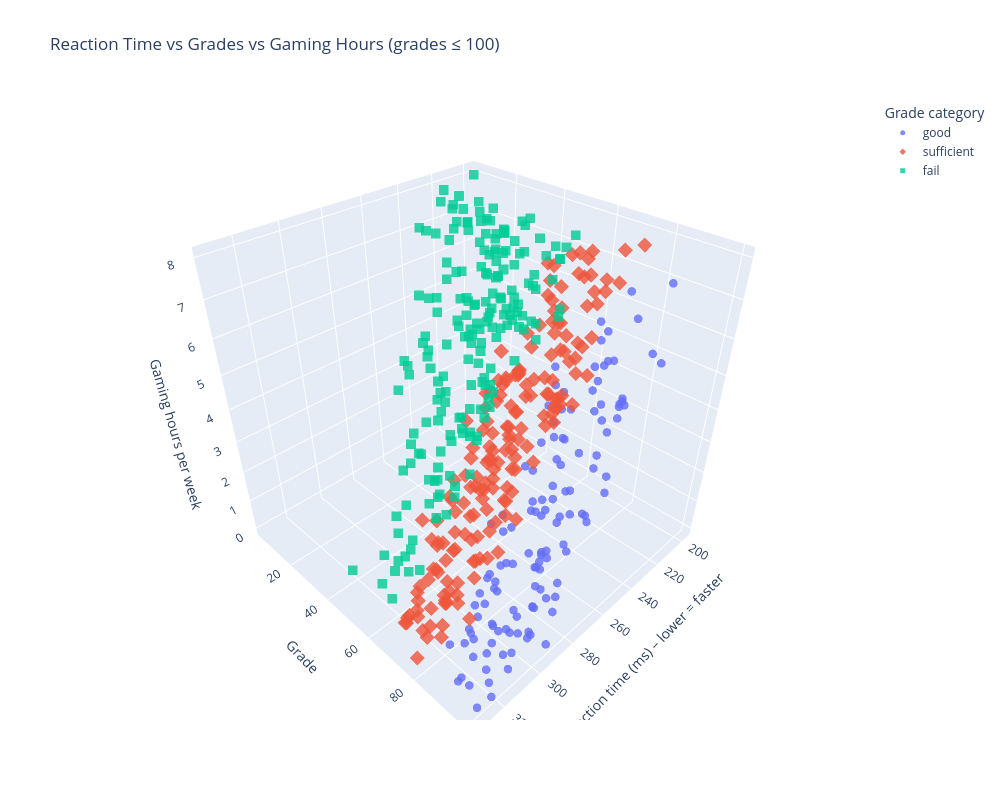

The code cell stored with this chart in its notebook:
### Code cell
# 2. Create grade_category from grades
#   < 60      -> fail
#   60–79     -> sufficient
#   80+       -> good
df["grade_category"] = pd.cut(
    df["grades"],
    bins=[0, 60, 80, float("inf")],
    labels=["fail", "sufficient", "good"],
    right=False
)

# 3. Filter out unrealistic grades > 100
df_filtered = df[df["grades"] <= 100].copy()

# 4. Take a smaller sample if there are many rows (to make the plot clearer)
#    - If more than 500 rows, randomly sample 500
#    - Otherwise, use all filtered rows
if len(df_filtered) > 500:
    df_small = df_filtered.sample(n=500, random_state=0)
else:
    df_small = df_filtered.copy()

# 5. 3D scatter plot: Reaction time vs Grades vs Gaming hours
fig = px.scatter_3d(
    df_small,
    x="reaction_time_ms",
    y="grades",
    z="gaming_hours",
    color="grade_category",      # color by category
    symbol="grade_category",     # different marker symbols per category
    hover_data=[
        "student_id",
        "age",
        "gender",
        "gaming_hours",
        "study_hours",
        "reaction_time_ms",
        "grades",
        "grade_category",
    ],
    title="Reaction Time vs Grades vs Gaming Hours (grades ≤ 100)",
    width=1000,
    height=800,
)

# Make points easier to see
fig.update_traces(marker=dict(size=5, opacity=0.8))

# Improve axis labels and legend
fig.update_layout(
    scene=dict(
        xaxis_title="Reaction time (ms) – lower = faster",
        yaxis_title="Grade",
        zaxis_title="Gaming hours per week",
    ),
    legend_title_text="Grade category"
)

fig.show()

### Figure 1 — Plotly figure (JSON) as saved in the notebook; plotly's stock layout.template omitted (floating-point values rounded to 4 significant figures; data arrays with more than 128 entries replaced by an {"elided": "..."} marker saying what was removed)
{"data": [{"customdata": {"elided": "126x5 mixed values"}, "hovertemplate": "grade_category=%{customdata[4]}<br>reaction_time_ms=%{x}<br>grades=%{y}<br>gaming_hours=%{z}<br>student_id=%{customdata[0]}<br>age=%{customdata[1]}<br>gender=%{customdata[2]}<br>study_hours=%{customdata[3]}<extra></extra>", "legendgroup": "good", "marker": {"color": "#636efa", "opacity": 0.8, "size": 5, "symbol": "circle"}, "mode": "markers", "name": "good", "scene": "scene", "showlegend": true, "type": "scatter3d", "x": [255.5, 269.7, 248.8, 258.2, 304.4, 257.1, 262.1, 258.6, 275.4, 297.7, 263.1, 325.0, 271.8, 293.4, 290.9, 252.5, 314.3, 296.1, 280.6, 263.5, 324.1, 285.4, 256.9, 287.5, 293.8, 278.0, 291.0, 293.1, 221.1, 268.2, 266.6, 248.5, 299.8, 289.9, 310.6, 292.2, 302.1, 309.5, 322.7, 303.3, 318.2, 242.1, 285.0, 266.6, 293.7, 277.0, 314.0, 302.2, 317.1, 251.0, 278.6, 303.6, 257.7, 302.0, 329.5, 304.9, 282.1, 309.2, 244.8, 297.6, 321.8, 273.2, 280.8, 244.1, 261.5, 226.8, 324.9, 245.3, 309.2, 258.6, 253.6, 309.9, 274.4, 271.9, 310.7, 286.7, 289.8, 289.9, 296.3, 305.8, 238.0, 284.3, 331.3, 239.8, 266.6, 300.8, 241.1, 286.7, 268.8, 282.1, 285.4, 244.1, 300.0, 243.8, 267.7, 242.1, 305.9, 299.8, 290.4, 288.4, 304.2, 276.0, 263.8, 312.2, 284.8, 318.4, 297.6, 288.2, 262.2, 257.0, 247.3, 263.3, 302.7, 284.1, 312.7, 274.2, 301.7, 303.4, 231.6, 270.1, 318.6, 233.3, 268.9, 330.2, 279.6, 294.4], "y": [91.9, 97.21, 94.53, 90.97, 84.61, 86.94, 80.76, 81.9, 91.21, 97.49, 80.03, 93.44, 90.6, 94.92, 94.12, 89.98, 87.32, 80.61, 91.27, 99.33, 100.0, 85.15, 89.02, 99.31, 96.94, 87.19, 91.22, 95.3, 83.74, 81.57, 86.21, 93.6, 83.31, 95.45, 91.7, 100.0, 88.46, 100.0, 100.0, 84.67, 97.05, 87.45, 92.31, 82.77, 83.7, 96.0, 100.0, 100.0, 100.0, 94.77, 83.73, 89.52, 93.23, 100.0, 92.56, 89.36, 86.28, 82.63, 84.12, 92.23, 97.34, 82.84, 89.73, 86.58, 82.19, 94.69, 94.78, 86.08, 97.96, 99.6, 93.36, 84.6, 88.37, 90.19, 86.31, 92.02, 100.0, 84.11, 87.61, 83.59, 99.5, 87.25, 95.12, 83.54, 84.51, 85.98, 81.18, 92.52, 97.68, 96.61, 99.26, 92.41, 84.56, 83.96, 83.08, 82.1, 96.02, 99.15, 81.21, 100.0, 87.89, 99.32, 85.22, 90.98, 100.0, 80.88, 87.65, 84.12, 87.79, 80.1, 93.19, 99.38, 99.28, 91.47, 84.43, 82.96, 92.4, 100.0, 94.08, 86.62, 86.95, 86.04, 97.6, 100.0, 91.09, 100.0], "z": [4.14, 3.17, 5.52, 6.16, 1.11, 4.03, 4.37, 4.28, 2.85, 1.58, 6.24, 0.03, 5.83, 2.46, 1.69, 5.36, 0.59, 1.45, 2.19, 4.18, 0.63, 4.54, 5.81, 1.52, 2.99, 2.95, 2.56, 2.47, 6.54, 5.45, 3.98, 5.02, 3.36, 1.62, 0.58, 0.16, 0.31, 1.48, 0.03, 1.92, 1.97, 6.11, 3.67, 5.0, 2.9, 3.43, 0.51, 1.04, 1.18, 5.45, 4.12, 2.64, 5.23, 1.94, 0.38, 1.87, 3.48, 0.17, 6.57, 0.86, 0.73, 4.67, 2.06, 6.12, 5.18, 7.84, 1.14, 6.02, 0.64, 5.91, 4.79, 1.33, 3.76, 2.84, 1.1, 4.01, 1.17, 2.89, 0.0, 1.46, 6.37, 3.35, 0.83, 6.65, 2.87, 1.77, 5.7, 2.18, 4.51, 4.31, 3.07, 5.37, 0.17, 4.67, 6.02, 6.9, 1.77, 1.75, 3.13, 2.06, 1.84, 3.59, 4.56, 0.25, 2.88, 0.13, 2.33, 1.66, 3.14, 5.42, 5.35, 3.71, 0.9, 1.75, 0.64, 2.69, 0.52, 1.2, 6.25, 4.28, 0.65, 7.54, 2.97, 0.11, 1.9, 1.86]}, {"customdata": {"elided": "179x5 mixed values"}, "hovertemplate": "grade_category=%{customdata[4]}<br>reaction_time_ms=%{x}<br>grades=%{y}<br>gaming_hours=%{z}<br>student_id=%{customdata[0]}<br>age=%{customdata[1]}<br>gender=%{customdata[2]}<br>study_hours=%{customdata[3]}<extra></extra>", "legendgroup": "sufficient", "marker": {"color": "#EF553B", "opacity": 0.8, "size": 5, "symbol": "diamond"}, "mode": "markers", "name": "sufficient", "scene": "scene", "showlegend": true, "type": "scatter3d", "x": {"elided": "179 float values"}, "y": {"elided": "179 float values"}, "z": {"elided": "179 float values"}}, {"customdata": {"elided": "195x5 mixed values"}, "hovertemplate": "grade_category=%{customdata[4]}<br>reaction_time_ms=%{x}<br>grades=%{y}<br>gaming_hours=%{z}<br>student_id=%{customdata[0]}<br>age=%{customdata[1]}<br>gender=%{customdata[2]}<br>study_hours=%{customdata[3]}<extra></extra>", "legendgroup": "fail", "marker": {"color": "#00cc96", "opacity": 0.8, "size": 5, "symbol": "square"}, "mode": "markers", "name": "fail", "scene": "scene", "showlegend": true, "type": "scatter3d", "x": {"elided": "195 float values"}, "y": {"elided": "195 float values"}, "z": {"elided": "195 float values"}}], "layout": {"height": 800, "legend": {"title": {"text": "Grade category"}, "tracegroupgap": 0}, "scene": {"domain": {"x": [0, 1], "y": [0, 1]}, "xaxis": {"title": {"text": "Reaction time (ms) – lower = faster"}}, "yaxis": {"title": {"text": "Grade"}}, "zaxis": {"title": {"text": "Gaming hours per week"}}}, "title": {"text": "Reaction Time vs Grades vs Gaming Hours (grades ≤ 100)"}, "width": 1000}}
